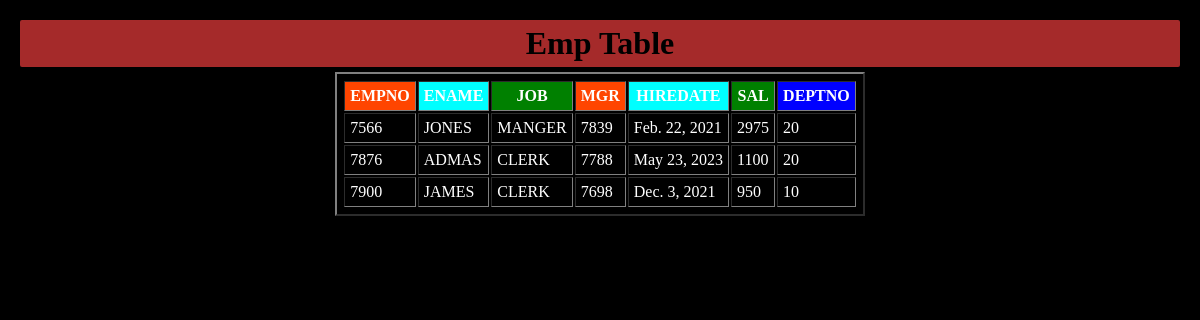
The page /qsp/ on the database its author committed.
### app/models.py (models this page shows, shortened)
class Emp(models.Model):
    empno=models.IntegerField(primary_key=True)
    ename=models.CharField(max_length=100)
    job=models.CharField(max_length=100)
    mgr=models.IntegerField()
    hiredate=models.DateField()
    sal=models.IntegerField()
    deptno=models.ForeignKey(Dept, on_delete=models.CASCADE,default=10)

class Dept(models.Model):
    deptno=models.IntegerField(primary_key=True)
    dname=models.CharField(max_length=100)
    loc=models.CharField(max_length=100)
    def __str__(self):
        return str(self.deptno)

### app/views.py (the view)
# urls.py: path('qsp/',qsp, name='qsp'),
def qsp(request):
    loe=Emp.objects.all()
    loe=Emp.objects.filter(ename__endswith='s')
    d={'emp':loe}
    return render(request,'qsp.html',d)

### templates/qsp.html (shortened to what this page needs)
{% load static %}
<!DOCTYPE html>
<html lang="en">
<head>
    <link rel="stylesheet" href="{% static 'css/c2.css' %}">
</head>
<body>
    <center>
        <marquee><h1>Emp Table</h1></marquee>
        <table border="2px">
            <tr>
                <th id="a">EMPNO</th>
                <th id="b">ENAME</th>
                <th id="c">JOB</th>
                <th id="a">MGR</th>
                <th id="b">HIREDATE</th>
                <th id="c">SAL</th>
                <th id="d">DEPTNO</th>
            </tr>
        {%for b in emp %}
            <tr class="hello">
                <td>{{ b.empno }}</td>
                <td>{{ b.ename }}</td>
                <td>{{ b.job }}</td>
                <td>{{ b.mgr }}</td>
                <td>{{ b.hiredate }}</td>
                <td>{{ b.sal }}</td>
                <td>{{ b.deptno }}</td>
            </tr>
        {% endfor %}
        </table>
    </center>
</body>
</html>

### static/css/c2.css (style rules this page uses)
* { padding: 5px; margin: 0%; }
#a { background-color:orangered; color: white; }
#b { background-color:aqua; color:white; }
#c { background-color: green; color: white; }
#d { background-color:blue; color: white; }
body { background-color: black; color: white; }
h1 { border-radius: 2px; background-color:brown; color:black; text-align: center; }

### rows shown on the page
Emp: empno "7566", ename "JONES", job "MANGER", mgr "7839", hiredate "Feb. 22, 2021", sal "2975", deptno "20"
Emp: empno "7876", ename "ADMAS", job "CLERK", mgr "7788", hiredate "May 23, 2023", sal "1100", deptno "20"
Emp: empno "7900", ename "JAMES", job "CLERK", mgr "7698", hiredate "Dec. 3, 2021", sal "950", deptno "10"
